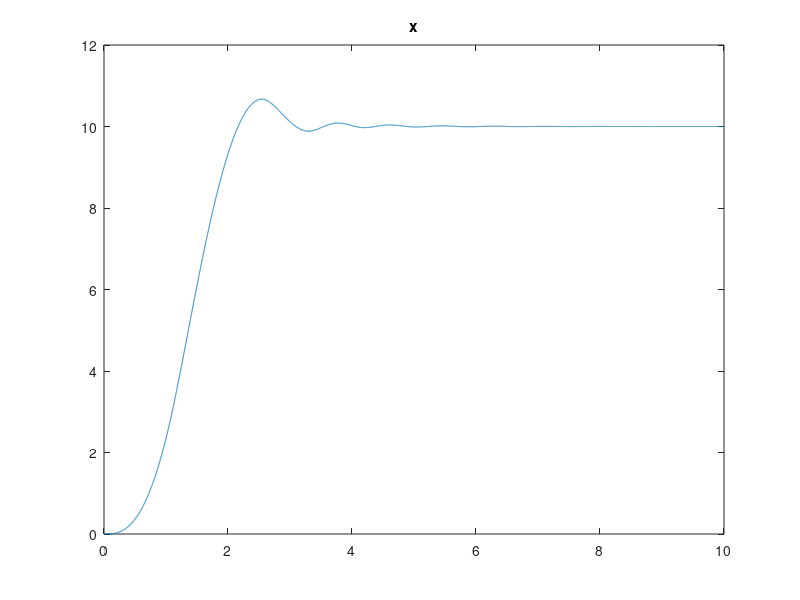
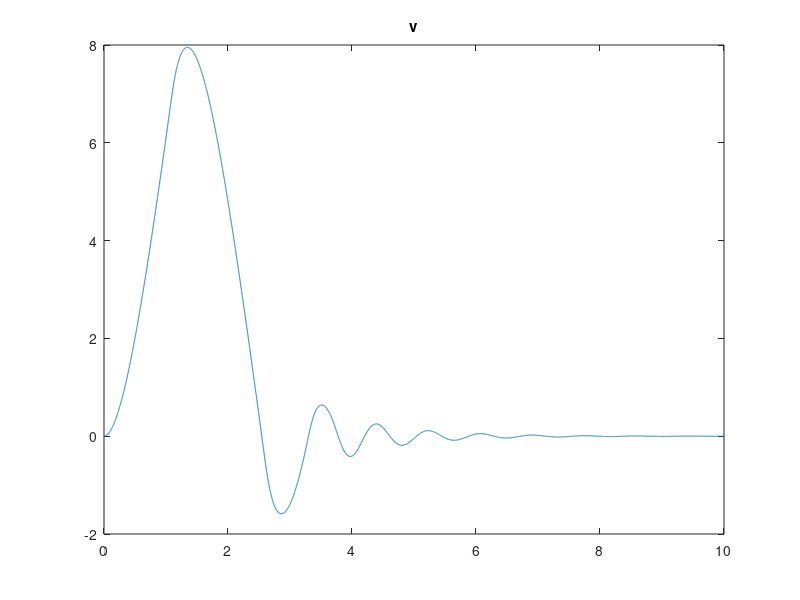
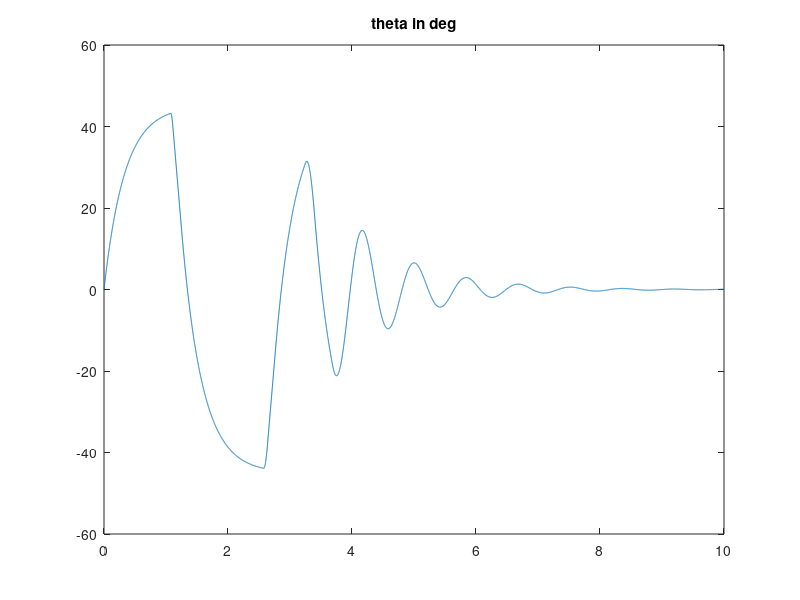
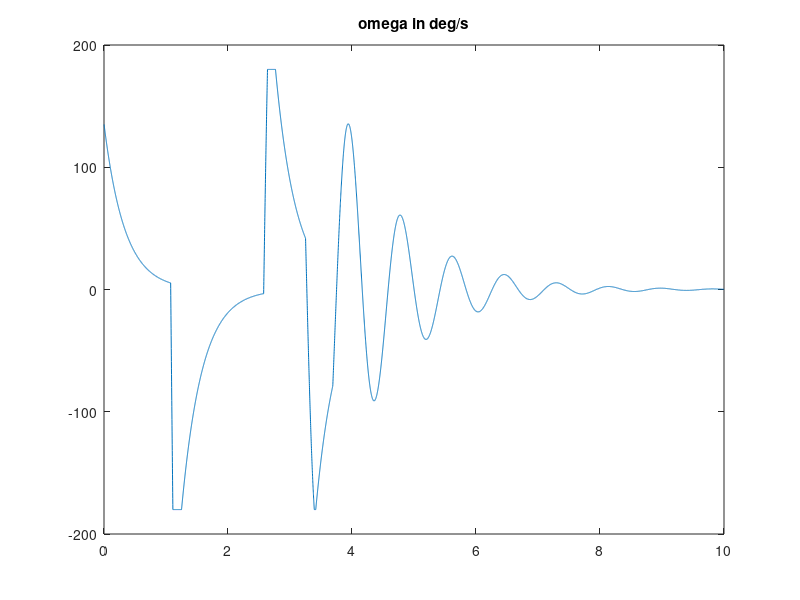

MATLAB code for these plots, in order:

clear
close all

g = 9.8;
sim_time    = 10;
dt          = 0.001;

num_steps   = sim_time / dt;
steps = 1 : num_steps;
t = steps * dt;

% Desired Conditions
x_r = 10;

% Controller values
K_v         = 1;
K_theta     = 2;
K_omega     = 3;

max_theta   = pi / 4;
max_omega   = 30 / 60 * 2 * pi;

% Initial Conditions
m = 1;
x       = zeros(size(steps));
v_x       = zeros(size(steps));
theta   = zeros(size(steps));
omega   = zeros(size(steps));

% Start of sim

F_g = m * g;

for n = steps
    p = max([n - 1, 1]);
    x0 = x(p);
    v_x0 = v_x(p);
    theta0 = theta(p);

    % Calculate inputs
    v_x_in        = -K_v * (x0 - x_r);

    theta_in    = -K_theta * (v_x0 - v_x_in);
    theta_in    = min([theta_in, max_theta]);
    theta_in    = max([theta_in, -max_theta]);

    omega_in    = -K_omega * (theta0 - theta_in);
    omega_in    = min([omega_in, max_omega]);
    omega_in    = max([omega_in, -max_omega]);
    
    F_thrust = F_g / cos(theta0);
    F_thrust_x = F_thrust * sin(theta0);

    % Update state
    a_x = F_thrust_x / m;

    x(n) = x0 + v_x0 * dt + 0.5 * a_x * dt * dt;
    v_x(n) = v_x0 + a_x * dt;
    theta(n) = theta0 + omega_in * dt;
    omega(n) = omega_in;
end

figure
plot(t, x)
title('x')

figure
plot(t, v_x)
title('v')

figure
plot(t, theta * 180 / pi)
title('theta in deg')

figure
plot(t, omega * 180 / pi)
title('omega in deg/s')
